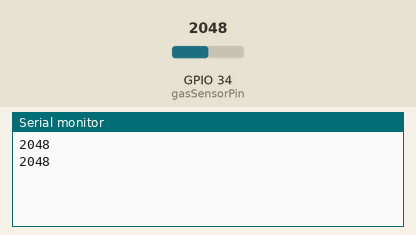
Simulated run of this sketch. Board: ESP32. On the bench: the last lines printed to the serial monitor. Inputs (shaded band) come from the test bench; at power-on: GPIO 34 (gasSensorPin) = 2048.

Above: at 1.8 s.
1.9 s: GPIO 34 (gasSensorPin) set to 2866
At 2.7 s:
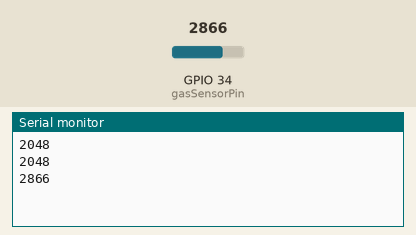
3.4 s: GPIO 34 (gasSensorPin) set to 3603
At 4.8 s:
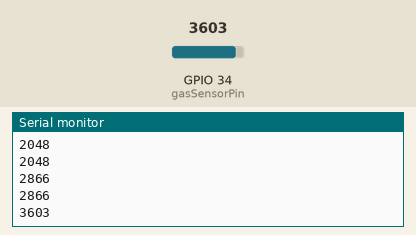
Timing chart, 0 to 6.4 s (numbered marks = the images above; inputs shaded):
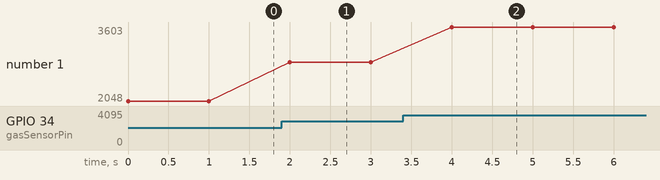

Measured:
- after the input at 1.9 s, the serial monitor: prints a new line after 0.10 s (image 1)
- after the input at 3.4 s, the serial monitor: prints a new line after 0.60 s (image 2)
- plotted number 1: 2048 → 2866 after the input at 1.9 s, 2866 → 3603 after the input at 3.4 s

The sketch:

gas_sensor.ino
```cpp
#include <Arduino.h>

const int gasSensorPin = 34;  // Assuming you're using GPIO 34 for the gas sensor

void setup() {
  Serial.begin(115200);
  pinMode(gasSensorPin, INPUT);
}

void loop() {
  int gasValue = analogRead(gasSensorPin);
  Serial.println(gasValue);  // Send the gas sensor value via serial
  delay(1000);  // Adjust the delay as per your requirement
}
```
